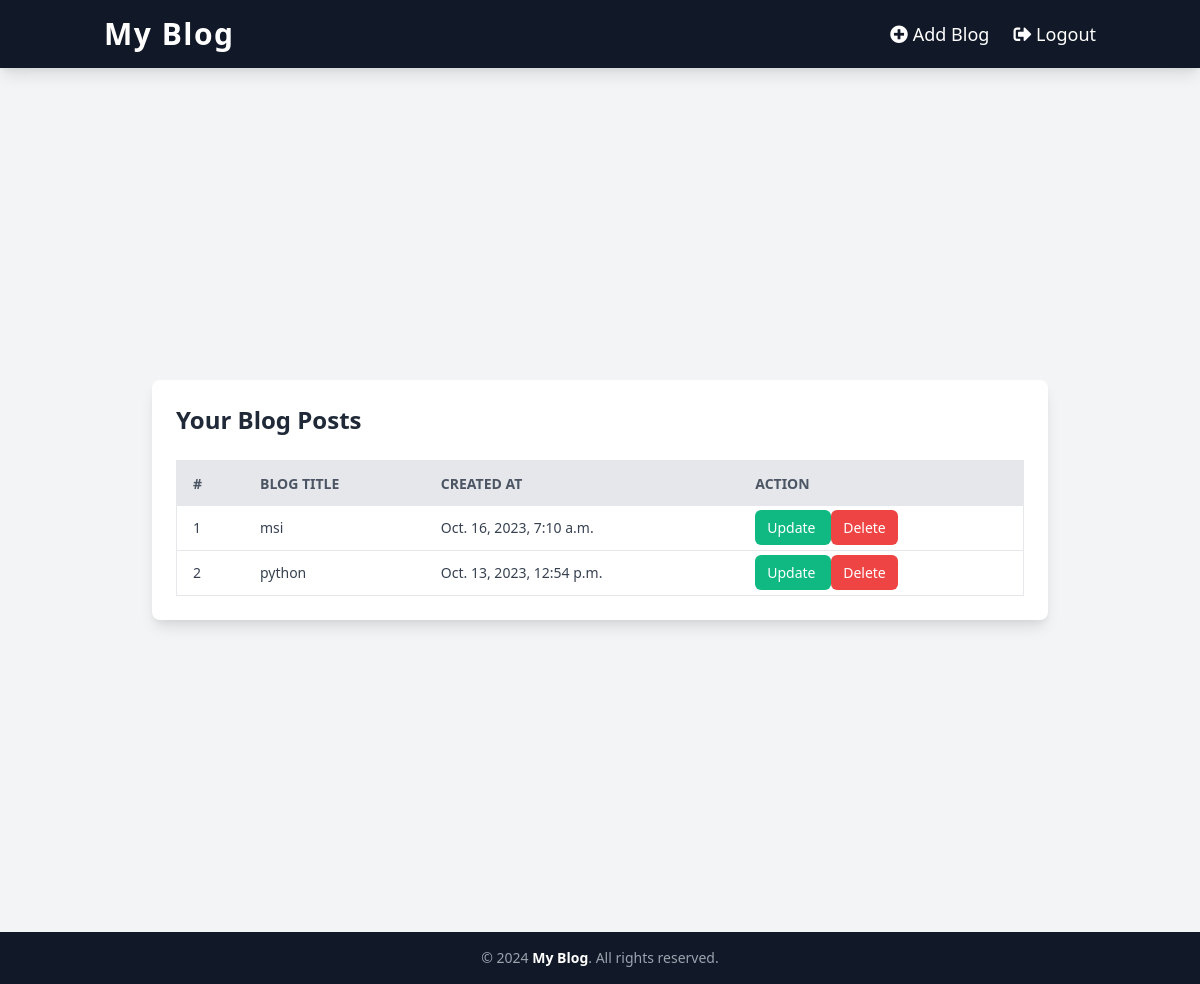
The app's page /see-blogs (signed in) with its own data.
### core/models.py (models this page shows, shortened)
class BlogModel(models.Model):
    title = models.CharField(max_length=1000)
    user = models.ForeignKey(User, blank=True, null=True, on_delete=models.CASCADE)
    content = FroalaField(null=True, blank=True)
    image = models.ImageField(upload_to='blog',null=True,default='def.jpg')
    created_at = models.DateTimeField(auto_now_add=True)
    upload_to = models.DateTimeField(auto_now=True)
    likes = models.ManyToManyField(User,related_name='post')
    class Meta:
        ordering = ['-created_at', ]

### core/views.py (the view)
# urls.py: path('see-blogs', views.see_blogs, name='see-blog'),
def see_blogs(request):
    blog_objs = BlogModel.objects.filter(user=request.user)
    context = {
        'blog_objs': blog_objs
    }
    return render(request, 'see_blog.html', context)

### templates/see_blog.html
{% extends "base.html" %}
{% block start %}
<section class="bg-gray-100 min-h-screen flex items-center justify-center">
  <div class="container mx-auto px-4">
    <div class="bg-white rounded-lg shadow-lg p-6 max-w-4xl mx-auto">
      <div class="mb-6">
        <h2 class="text-2xl font-bold text-gray-800">Your Blog Posts</h2>
      </div>
      <div class="overflow-x-auto">
        <table class="min-w-full bg-white border border-gray-200 rounded-lg">
          <thead class="bg-gray-200 text-gray-600 uppercase text-sm leading-normal sticky top-0 z-10">
            <tr>
              <th class="py-3 px-4 text-left">#</th>
              <th class="py-3 px-4 text-left">Blog Title</th>
              <th class="py-3 px-4 text-left">Created At</th>
              <th class="py-3 px-4 text-left">Action</th>
            </tr>
          </thead>
          <tbody class="text-gray-700 text-sm">
            {% for blog in blog_objs %}
            <tr class="border-b border-gray-200 hover:bg-gray-50 transition duration-200">
              <td class="py-3 px-4">{{ forloop.counter }}</td>
              <td class="py-3 px-4">{{ blog.title }}</td>
              <td class="py-3 px-4">{{ blog.created_at }}</td>
              <td class="py-3 px-4">
                <a href="{% url 'update-blog' blog.id %}"
                   class="bg-green-500 hover:bg-green-600 text-white rounded-md px-3 py-2 transition duration-200">
                  Update
                </a>
                <a href="{% url 'delete-blog' blog.id %}"
                   class="bg-red-500 hover:bg-red-600 text-white rounded-md px-3 py-2 transition duration-200">
                  Delete
                </a>
              </td>
            </tr>
            {% empty %}
            <tr>
              <td colspan="4" class="py-3 px-4 text-center text-gray-600">
                No blog posts found. Create a new one!
              </td>
            </tr>
            {% endfor %}
          </tbody>
        </table>
      </div>
    </div>
  </div>
</section>
{% endblock %}

### records on screen
BlogModel: title "msi", created_at "Oct. 16, 2023, 7:10 a.m."
BlogModel: title "python", created_at "Oct. 13, 2023, 12:54 p.m."
